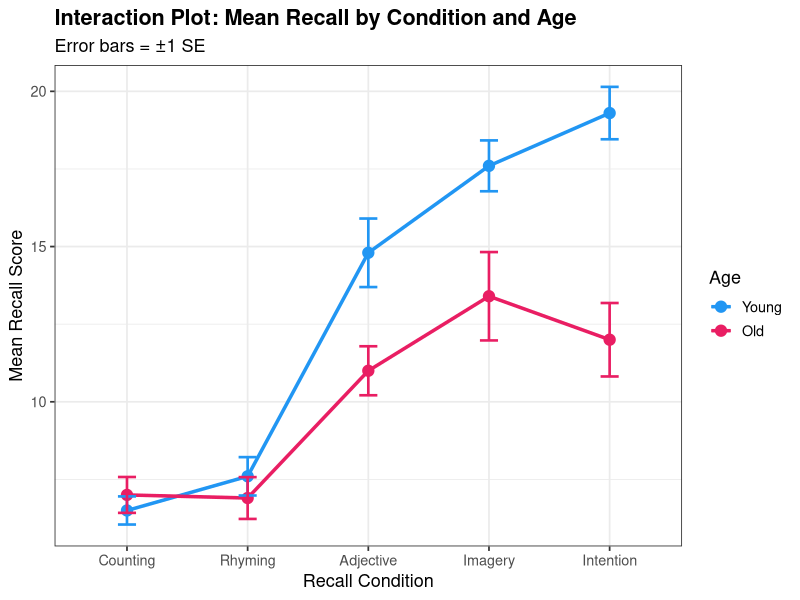
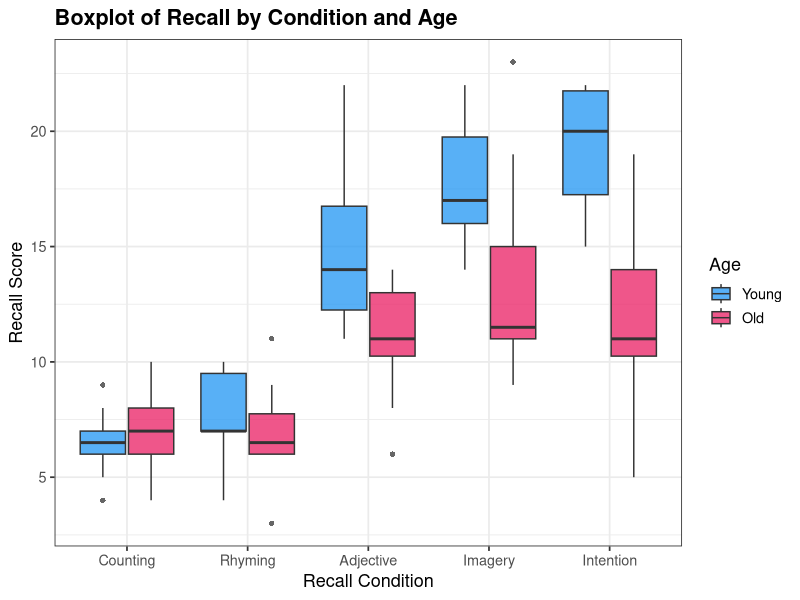
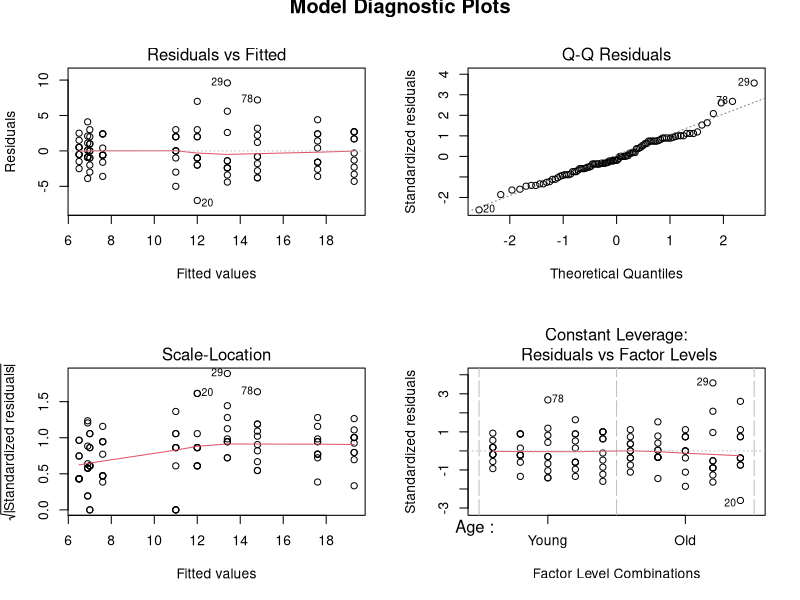
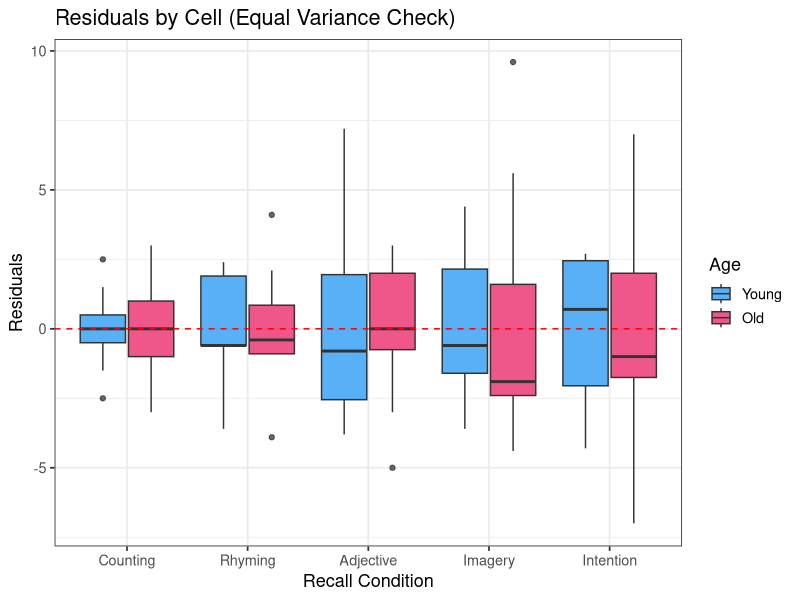
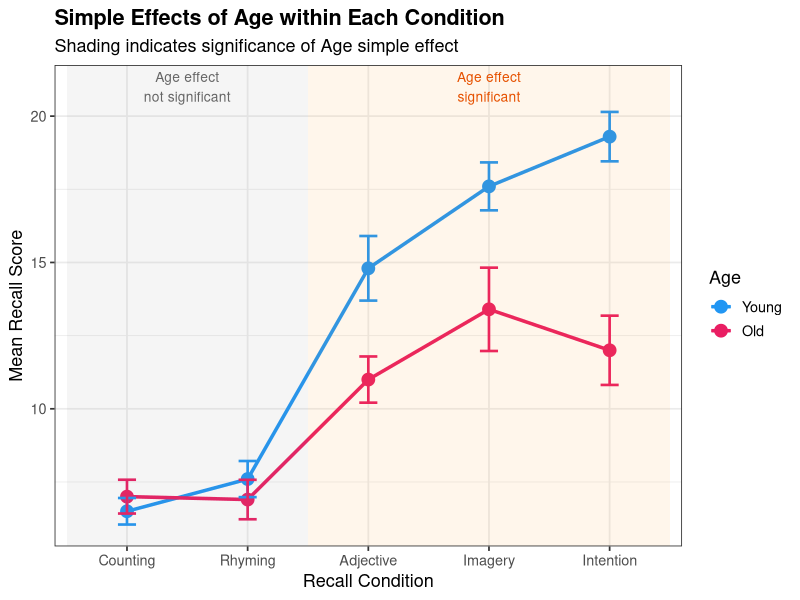

The R script that drew these images, in order:
## ---- chunk 1


library(ggplot2)
library(dplyr)

data <- read.csv("HW4Problem1.csv")

# (i)
# Set factor levels explicitly
data$Age <- factor(data$Age, levels = c("Young", "Old"))
data$recall_conditions <- factor(data$recall_conditions,
                                  levels = c("Counting", "Rhyming",
                                             "Adjective", "Imagery", "Intention"))

# Quick check
str(data)
head(data)
table(data$Age, data$recall_conditions)   # should be 10 per cell


# (ii)

# Cell means
cell_means <- data %>%
  group_by(Age, recall_conditions) %>%
  summarise(Mean = mean(y),
            SD   = sd(y),
            n    = n(),
            SE   = sd(y) / sqrt(n()),
            .groups = "drop")

cat("=== Cell Means ===\n")
print(cell_means)

# Marginal means
age_means  <- data %>% group_by(Age) %>%
  summarise(Marginal_Mean = mean(y), .groups = "drop")
cond_means <- data %>% group_by(recall_conditions) %>%
  summarise(Marginal_Mean = mean(y), .groups = "drop")
grand_mean <- mean(data$y)

cat("\n=== Marginal Means by Age ===\n");       print(age_means)
cat("\n=== Marginal Means by Condition ===\n"); print(cond_means)
cat("\nGrand Mean:", grand_mean, "\n")

# --- Estimated interaction effects (alpha*beta)_ij ---
interaction_effects <- cell_means %>%
  left_join(age_means,  by = "Age") %>%
  left_join(cond_means, by = "recall_conditions") %>%
  mutate(interaction_hat = Mean - Marginal_Mean.x - Marginal_Mean.y + grand_mean)

cat("\n=== Estimated Interaction Effects (alpha*beta)_ij ===\n")
print(interaction_effects %>% select(Age, recall_conditions, Mean, interaction_hat))


# ============================================================
# (iii) Exploratory Plots: Research Question and Interaction
# ============================================================

# --- Interaction plot (means +/- SE) ---
p_interaction <- ggplot(cell_means,
                        aes(x = recall_conditions, y = Mean,
                            color = Age, group = Age)) +
  geom_line(linewidth = 1.2) +
  geom_point(size = 3.5) +
  geom_errorbar(aes(ymin = Mean - SE, ymax = Mean + SE),
                width = 0.15, linewidth = 0.9) +
  scale_color_manual(values = c("Young" = "#2196F3", "Old" = "#E91E63")) +
  labs(title = "Interaction Plot: Mean Recall by Condition and Age",
       subtitle = "Error bars = ±1 SE",
       x = "Recall Condition", y = "Mean Recall Score") +
  theme_bw(base_size = 13) +
  theme(plot.title = element_text(face = "bold"))

print(p_interaction)

# --- Side-by-side boxplots ---
p_boxplot <- ggplot(data, aes(x = recall_conditions, y = y, fill = Age)) +
  geom_boxplot(position = position_dodge(0.8), alpha = 0.75, outlier.shape = 16) +
  scale_fill_manual(values = c("Young" = "#2196F3", "Old" = "#E91E63")) +
  labs(title = "Boxplot of Recall by Condition and Age",
       x = "Recall Condition", y = "Recall Score") +
  theme_bw(base_size = 13) +
  theme(plot.title = element_text(face = "bold"))

print(p_boxplot)


# ============================================================
# (iv) Exploratory Plots: Model Assumptions
# ============================================================

# Fit the full model first (needed for diagnostics)
model <- aov(y ~ Age * recall_conditions, data = data)

# --- Base-R diagnostic plots (Residuals vs Fitted, Q-Q, Scale-Location, Cook's D) ---
par(mfrow = c(2, 2))
plot(model, main = "")
mtext("Model Diagnostic Plots", outer = TRUE, cex = 1.2, font = 2, line = -1)
par(mfrow = c(1, 1))

# --- Residuals by cell (homogeneity of variance check) ---
data$residuals <- residuals(model)

p_resid_cell <- ggplot(data, aes(x = recall_conditions, y = residuals, fill = Age)) +
  geom_boxplot(position = position_dodge(0.8), alpha = 0.75) +
  geom_hline(yintercept = 0, linetype = "dashed", color = "red") +
  scale_fill_manual(values = c("Young" = "#2196F3", "Old" = "#E91E63")) +
  labs(title = "Residuals by Cell (Equal Variance Check)",
       x = "Recall Condition", y = "Residuals") +
  theme_bw(base_size = 13)

print(p_resid_cell)


# ============================================================
# (v) Test the Interaction and Main Effects
# ============================================================

cat("\n=== Two-Way ANOVA Table ===\n")
print(summary(model))

# Drop1 gives Type II SS (more appropriate when interaction is present)
cat("\n=== Type II SS ANOVA (via drop1) ===\n")
model_lm <- lm(y ~ Age * recall_conditions, data = data)
print(drop1(model_lm, ~., test = "F"))


# ============================================================
# (vi) Simple Effects: Interaction in More Detail
# ============================================================

# Use pooled error term MS_Residual from full model
MS_res <- summary(model)[[1]]["Residuals", "Mean Sq"]
df_res <- summary(model)[[1]]["Residuals", "Df"]

cat("\nPooled MS_Residual =", round(MS_res, 4),
    "  df_Residual =", df_res, "\n")

# --- Simple effect of Condition within each Age ---
cat("\n=== Simple Effect of Condition within Old ===\n")
old_data <- data %>% filter(Age == "Old")
model_old <- aov(y ~ recall_conditions, data = old_data)
ss_cond_old <- summary(model_old)[[1]]["recall_conditions", "Sum Sq"]
df_cond     <- summary(model_old)[[1]]["recall_conditions", "Df"]
F_old  <- (ss_cond_old / df_cond) / MS_res
p_old  <- pf(F_old, df_cond, df_res, lower.tail = FALSE)
cat(sprintf("  SS = %.2f, df = %d, MS = %.2f, F(%d,%d) = %.4f, p = %.4f\n",
            ss_cond_old, df_cond, ss_cond_old / df_cond,
            df_cond, df_res, F_old, p_old))

cat("\n=== Simple Effect of Condition within Young ===\n")
young_data <- data %>% filter(Age == "Young")
model_young <- aov(y ~ recall_conditions, data = young_data)
ss_cond_young <- summary(model_young)[[1]]["recall_conditions", "Sum Sq"]
F_young <- (ss_cond_young / df_cond) / MS_res
p_young <- pf(F_young, df_cond, df_res, lower.tail = FALSE)
cat(sprintf("  SS = %.2f, df = %d, MS = %.2f, F(%d,%d) = %.4f, p = %.4f\n",
            ss_cond_young, df_cond, ss_cond_young / df_cond,
            df_cond, df_res, F_young, p_young))

# --- Simple effect of Age within each Condition ---
cat("\n=== Simple Effect of Age within each Condition ===\n")
conditions <- levels(data$recall_conditions)
df_age <- 1  # Age has 2 levels

simple_age_results <- data.frame()
for (cond in conditions) {
  sub <- data %>% filter(recall_conditions == cond)
  ss_age <- summary(aov(y ~ Age, data = sub))[[1]]["Age", "Sum Sq"]
  F_val  <- (ss_age / df_age) / MS_res
  p_val  <- pf(F_val, df_age, df_res, lower.tail = FALSE)
  cat(sprintf("  %-12s: SS = %6.2f, F(%d,%d) = %6.4f, p = %.4f  %s\n",
              cond, ss_age, df_age, df_res, F_val, p_val,
              ifelse(p_val < .001, "***",
                     ifelse(p_val < .01, "**",
                            ifelse(p_val < .05, "*", "ns")))))
  simple_age_results <- rbind(simple_age_results,
                               data.frame(Condition = cond, SS = ss_age,
                                          F = F_val, p = p_val))
}

# --- Interaction plot coloured by significance of simple Age effect ---
cell_means2 <- cell_means %>%
  left_join(simple_age_results %>% select(Condition, p),
            by = c("recall_conditions" = "Condition")) %>%
  mutate(sig = ifelse(p < .05, "Significant (p<.05)", "Not Significant"))

p_simple <- ggplot(cell_means,
                   aes(x = recall_conditions, y = Mean,
                       color = Age, group = Age)) +
  geom_line(linewidth = 1.2) +
  geom_point(size = 4) +
  geom_errorbar(aes(ymin = Mean - SE, ymax = Mean + SE),
                width = 0.15, linewidth = 0.9) +
  annotate("rect",
           xmin = 0.5, xmax = 2.5,
           ymin = -Inf, ymax = Inf,
           alpha = 0.08, fill = "grey50") +
  annotate("text", x = 1.5, y = 21,
           label = "Age effect\nnot significant", size = 3.5, color = "grey40") +
  annotate("rect",
           xmin = 2.5, xmax = 5.5,
           ymin = -Inf, ymax = Inf,
           alpha = 0.08, fill = "#FF9800") +
  annotate("text", x = 4, y = 21,
           label = "Age effect\nsignificant", size = 3.5, color = "#E65100") +
  scale_color_manual(values = c("Young" = "#2196F3", "Old" = "#E91E63")) +
  labs(title = "Simple Effects of Age within Each Condition",
       subtitle = "Shading indicates significance of Age simple effect",
       x = "Recall Condition", y = "Mean Recall Score") +
  theme_bw(base_size = 13) +
  theme(plot.title = element_text(face = "bold"))

print(p_simple)
## ---- chunk 2

# 1. Enter the data

# Rows: Parental Use (No = 0, Yes = 1)
# Cols: Marijuana Use (No = 0, Yes = 1)


# Expand the 2x2 table into individual observations
parental  <- c(rep(0, 141), rep(0, 94),   # Parental No
               rep(1,  85), rep(1, 125))  # Parental Yes
marijuana <- c(rep(0, 141), rep(1, 94),   # Marijuana No/Yes | Parental No
               rep(0,  85), rep(1, 125))  # Marijuana No/Yes | Parental Yes

df <- data.frame(
  marijuana = factor(marijuana, levels = c(0, 1), labels = c("No", "Yes")),
  parental  = factor(parental,  levels = c(0, 1), labels = c("No", "Yes"))
)

# Confirm the table matches the problem
cat(" 2x2 Frequency Table \n")
tab <- table(Parental = df$parental, Marijuana = df$marijuana)
print(tab)
cat("Total n =", sum(tab), "\n\n")


# 2. Fit the logistic regression model
model <- glm(marijuana ~ parental, data = df, family = binomial(link = "logit"))

cat(" Logistic Regression Summary \n")
print(summary(model))


# 3. Estimated odds ratio and 95% CI
beta1    <- coef(model)["parentalYes"]
OR_hat   <- exp(beta1)

# Wald-based 95% CI for OR
ci_logit <- confint.default(model)  # uses Wald (normal approx)
ci_OR    <- exp(ci_logit["parentalYes", ])

cat(" Estimated Odds Ratio \n")
cat(sprintf("  beta_1 (log-OR) : %.4f\n", beta1))
cat(sprintf("  OR = exp(beta_1): %.4f\n", OR_hat))
cat(sprintf("  95%% Wald CI for OR: (%.4f, %.4f)\n\n", ci_OR[1], ci_OR[2]))

# Profile-likelihood based CI (generally preferred)
ci_OR_prof <- exp(confint(model)["parentalYes", ])
cat(sprintf("  95%% Profile-Likelihood CI for OR: (%.4f, %.4f)\n\n",
            ci_OR_prof[1], ci_OR_prof[2]))


# 4. Wald Test: H0: beta_1 = 0  <=>  H0: OR = 1
se_beta1 <- summary(model)$coefficients["parentalYes", "Std. Error"]
z_wald   <- beta1 / se_beta1
p_wald   <- 2 * pnorm(abs(z_wald), lower.tail = FALSE)

cat(" Wald Test: H0: beta_1 = 0 (OR = 1) \n")
cat(sprintf("  z  = %.4f\n", z_wald))
cat(sprintf("  p  = %.4f\n\n", p_wald))

# 5. Likelihood Ratio Test (LRT): H0: beta_1 = 0
model_null <- glm(marijuana ~ 1, data = df, family = binomial(link = "logit"))
lrt        <- anova(model_null, model, test = "LRT")

cat(" Likelihood Ratio Test \n")
print(lrt)

G2   <- lrt$Deviance[2]
p_lrt <- lrt$`Pr(>Chi)`[2]
cat(sprintf("  G^2 = %.4f,  df = 1,  p = %.4f\n\n", G2, p_lrt))

# 6. Manual verification using cell counts
n11 <- 141; n12 <- 94   # Parental No: Marijuana No, Yes
n21 <- 85;  n22 <- 125  # Parental Yes: Marijuana No, Yes

OR_manual <- (n11 * n22) / (n12 * n21)
cat("Manual Odds Ratio Check\n")
cat(sprintf("  OR = (n11 * n22) / (n12 * n21) = (%d * %d) / (%d * %d) = %.4f\n\n",
            n11, n22, n12, n21, OR_manual))


## ---- chunk 3


# Expand 2x2 table into individual observations
# Parental Use: 0=No, 1=Yes  |  Marijuana: 0=No, 1=Yes
parental  <- c(rep(0, 141), rep(0, 94), rep(1, 85), rep(1, 125))
marijuana <- c(rep(0, 141), rep(1, 94), rep(0, 85), rep(1, 125))

y <- marijuana
X <- cbind(1, parental)   # design matrix: intercept + parental
n <- length(y)

# Logistic
logistic <- function(eta) 1 / (1 + exp(-eta))

# Newton's Method
newton_logistic <- function(X, y, max_iter = 100, tol = 1e-8) {
  beta <- rep(0, ncol(X))   # initialize at zero
  
  cat("Iteration history:\n")
  cat(sprintf("  iter %2d: beta_0 = %.6f, beta_1 = %.6f\n", 0, beta[1], beta[2]))
  
  for (t in 1:max_iter) {
    p    <- logistic(X %*% beta)          # n x 1 probability vector
    W    <- diag(as.vector(p * (1 - p))) # diagonal weight matrix
    grad <- t(X) %*% (y - p)             # gradient: X^T (y - p)
    H    <- -t(X) %*% W %*% X            # Hessian: -X^T W X
    step <- solve(-H, grad)              # [X^T W X]^{-1} X^T(y-p)
    beta <- beta + step
    
    cat(sprintf("  iter %2d: beta_0 = %.6f, beta_1 = %.6f\n", t, beta[1], beta[2]))
    
    if (max(abs(step)) < tol) {
      cat(sprintf("Converged at iteration %d\n\n", t))
      break
    }
  }
  return(beta)
}

beta_newton <- newton_logistic(X, y)

cat("Newton's Method Result\n")
cat(sprintf("  beta_0 = %.8f\n", beta_newton[1]))
cat(sprintf("  beta_1 = %.8f\n", beta_newton[2]))

# Built-in glm for comparison
df    <- data.frame(marijuana = factor(y), parental = factor(parental))
model <- glm(marijuana ~ parental, data = df, family = binomial(link = "logit"))

cat("\n Built-in glm Result \n")
print(coef(model))

cat("\n Difference \n")
cat(sprintf("  delta beta_0 = %.2e\n", beta_newton[1] - coef(model)[1]))
cat(sprintf("  delta beta_1 = %.2e\n", beta_newton[2] - coef(model)[2]))
